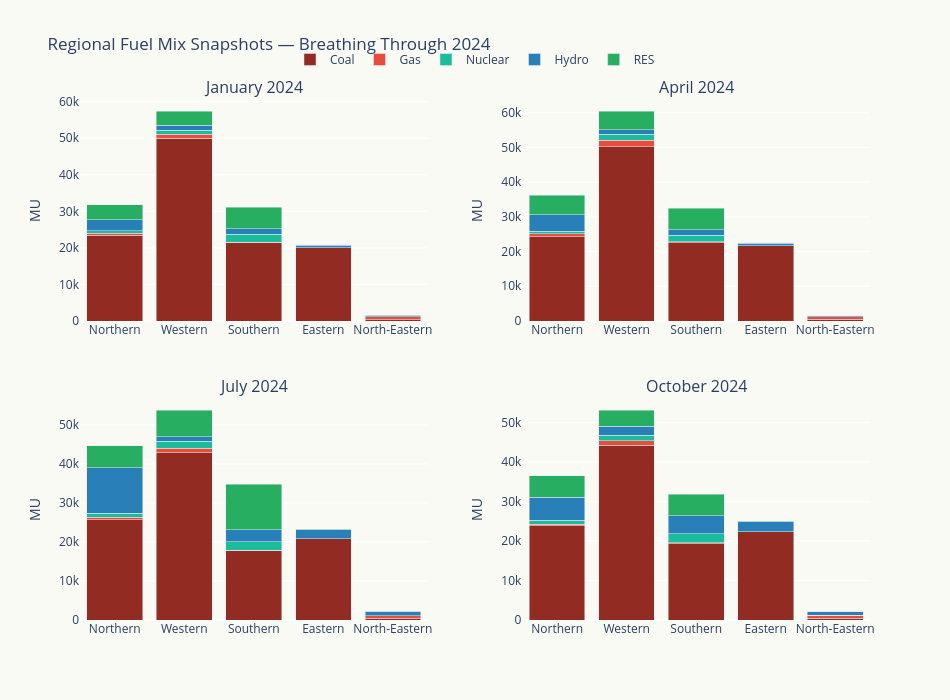

Here is the notebook cell this chart was saved with:
### Markdown cell above
## 6. Regional "Breathing" Animation Frames

Static snapshots for Jan, Apr, Jul, Oct showing how each region's fuel mix shifts through the year. This prototypes what the D3 breathing map will look like — each region "breathes" differently with the seasons.

### Code cell
# Breathing snapshots: Jan(1), Apr(4), Jul(7), Oct(10)
snapshot_months = {1: 'January', 4: 'April', 7: 'July', 10: 'October'}
fuel_order_display = ['Coal', 'Gas', 'Nuclear', 'Hydro', 'RES']

fig = make_subplots(rows=2, cols=2,
                    subplot_titles=[f'{name} 2024' for name in snapshot_months.values()],
                    vertical_spacing=0.15, horizontal_spacing=0.12)

positions = [(1,1), (1,2), (2,1), (2,2)]

for idx, (m, mname) in enumerate(snapshot_months.items()):
    row, col = positions[idx]
    mdf = df[df['month'] == m]

    for fuel in fuel_order_display:
        vals = [mdf[f'{r}: {fuel}'].sum() for r in REGIONS]
        fig.add_trace(go.Bar(
            name=fuel,
            x=[REGION_NAMES[r] for r in REGIONS],
            y=vals,
            marker_color=FUEL_COLORS[fuel],
            showlegend=(idx == 0),
            legendgroup=fuel,
        ), row=row, col=col)

fig.update_layout(
    barmode='stack',
    height=700, width=950,
    title='Regional Fuel Mix Snapshots — Breathing Through 2024',
    plot_bgcolor=BG, paper_bgcolor=BG,
    legend=dict(orientation='h', yanchor='bottom', y=1.05, xanchor='center', x=0.5),
)
for i in range(1, 3):
    for j in range(1, 3):
        fig.update_yaxes(title_text='MU', row=i, col=j)
fig.show()

### Figure 1 — Plotly figure (JSON) as saved in the notebook; plotly's stock layout.template omitted (floating-point values rounded to 4 significant figures)
{"data": [{"legendgroup": "Coal", "marker": {"color": "#922B21"}, "name": "Coal", "showlegend": true, "type": "bar", "x": ["Northern", "Western", "Southern", "Eastern", "North-Eastern"], "xaxis": "x", "y": [23420.0, 50010.0, 21360.0, 20020.0, 398.9], "yaxis": "y"}, {"legendgroup": "Gas", "marker": {"color": "#E74C3C"}, "name": "Gas", "showlegend": true, "type": "bar", "x": ["Northern", "Western", "Southern", "Eastern", "North-Eastern"], "xaxis": "x", "y": [576.7, 1021.0, 185.2, 0.0, 775.5], "yaxis": "y"}, {"legendgroup": "Nuclear", "marker": {"color": "#1ABC9C"}, "name": "Nuclear", "showlegend": true, "type": "bar", "x": ["Northern", "Western", "Southern", "Eastern", "North-Eastern"], "xaxis": "x", "y": [744.8, 1164.0, 2227.0, 0.0, 0.0], "yaxis": "y"}, {"legendgroup": "Hydro", "marker": {"color": "#2980B9"}, "name": "Hydro", "showlegend": true, "type": "bar", "x": ["Northern", "Western", "Southern", "Eastern", "North-Eastern"], "xaxis": "x", "y": [2944.0, 1315.0, 1498.0, 628.2, 311.2], "yaxis": "y"}, {"legendgroup": "RES", "marker": {"color": "#27AE60"}, "name": "RES", "showlegend": true, "type": "bar", "x": ["Northern", "Western", "Southern", "Eastern", "North-Eastern"], "xaxis": "x", "y": [4092.0, 3898.0, 5805.0, 179.1, 30.43], "yaxis": "y"}, {"legendgroup": "Coal", "marker": {"color": "#922B21"}, "name": "Coal", "showlegend": false, "type": "bar", "x": ["Northern", "Western", "Southern", "Eastern", "North-Eastern"], "xaxis": "x2", "y": [24280.0, 50130.0, 22600.0, 21730.0, 464.1], "yaxis": "y2"}, {"legendgroup": "Gas", "marker": {"color": "#E74C3C"}, "name": "Gas", "showlegend": false, "type": "bar", "x": ["Northern", "Western", "Southern", "Eastern", "North-Eastern"], "xaxis": "x2", "y": [837.6, 1959.0, 186.1, 0.0, 728.7], "yaxis": "y2"}, {"legendgroup": "Nuclear", "marker": {"color": "#1ABC9C"}, "name": "Nuclear", "showlegend": false, "type": "bar", "x": ["Northern", "Western", "Southern", "Eastern", "North-Eastern"], "xaxis": "x2", "y": [809.9, 1739.0, 1866.0, 0.0, 0.0], "yaxis": "y2"}, {"legendgroup": "Hydro", "marker": {"color": "#2980B9"}, "name": "Hydro", "showlegend": false, "type": "bar", "x": ["Northern", "Western", "Southern", "Eastern", "North-Eastern"], "xaxis": "x2", "y": [4697.0, 1231.0, 1609.0, 735.7, 348.5], "yaxis": "y2"}, {"legendgroup": "RES", "marker": {"color": "#27AE60"}, "name": "RES", "showlegend": false, "type": "bar", "x": ["Northern", "Western", "Southern", "Eastern", "North-Eastern"], "xaxis": "x2", "y": [5598.0, 5413.0, 6215.0, 131.6, 32.4], "yaxis": "y2"}, {"legendgroup": "Coal", "marker": {"color": "#922B21"}, "name": "Coal", "showlegend": false, "type": "bar", "x": ["Northern", "Western", "Southern", "Eastern", "North-Eastern"], "xaxis": "x3", "y": [25670.0, 42950.0, 17770.0, 20800.0, 443.8], "yaxis": "y3"}, {"legendgroup": "Gas", "marker": {"color": "#E74C3C"}, "name": "Gas", "showlegend": false, "type": "bar", "x": ["Northern", "Western", "Southern", "Eastern", "North-Eastern"], "xaxis": "x3", "y": [710.9, 1095.0, 155.0, 0.0, 685.1], "yaxis": "y3"}, {"legendgroup": "Nuclear", "marker": {"color": "#1ABC9C"}, "name": "Nuclear", "showlegend": false, "type": "bar", "x": ["Northern", "Western", "Southern", "Eastern", "North-Eastern"], "xaxis": "x3", "y": [933.8, 1733.0, 2116.0, 0.0, 0.0], "yaxis": "y3"}, {"legendgroup": "Hydro", "marker": {"color": "#2980B9"}, "name": "Hydro", "showlegend": false, "type": "bar", "x": ["Northern", "Western", "Southern", "Eastern", "North-Eastern"], "xaxis": "x3", "y": [11770.0, 1169.0, 3093.0, 2331.0, 1152.0], "yaxis": "y3"}, {"legendgroup": "RES", "marker": {"color": "#27AE60"}, "name": "RES", "showlegend": false, "type": "bar", "x": ["Northern", "Western", "Southern", "Eastern", "North-Eastern"], "xaxis": "x3", "y": [5593.0, 6894.0, 11670.0, 130.5, 28.47], "yaxis": "y3"}, {"legendgroup": "Coal", "marker": {"color": "#922B21"}, "name": "Coal", "showlegend": false, "type": "bar", "x": ["Northern", "Western", "Southern", "Eastern", "North-Eastern"], "xaxis": "x4", "y": [23810.0, 44310.0, 19370.0, 22300.0, 453.0], "yaxis": "y4"}, {"legendgroup": "Gas", "marker": {"color": "#E74C3C"}, "name": "Gas", "showlegend": false, "type": "bar", "x": ["Northern", "Western", "Southern", "Eastern", "North-Eastern"], "xaxis": "x4", "y": [426.8, 1034.0, 185.7, 0.0, 705.5], "yaxis": "y4"}, {"legendgroup": "Nuclear", "marker": {"color": "#1ABC9C"}, "name": "Nuclear", "showlegend": false, "type": "bar", "x": ["Northern", "Western", "Southern", "Eastern", "North-Eastern"], "xaxis": "x4", "y": [1028.0, 1513.0, 2240.0, 0.0, 0.0], "yaxis": "y4"}, {"legendgroup": "Hydro", "marker": {"color": "#2980B9"}, "name": "Hydro", "showlegend": false, "type": "bar", "x": ["Northern", "Western", "Southern", "Eastern", "North-Eastern"], "xaxis": "x4", "y": [5801.0, 2224.0, 4558.0, 2536.0, 951.7], "yaxis": "y4"}, {"legendgroup": "RES", "marker": {"color": "#27AE60"}, "name": "RES", "showlegend": false, "type": "bar", "x": ["Northern", "Western", "Southern", "Eastern", "North-Eastern"], "xaxis": "x4", "y": [5432.0, 4097.0, 5455.0, 170.8, 22.14], "yaxis": "y4"}], "layout": {"annotations": [{"font": {"size": 16}, "showarrow": false, "text": "January 2024", "x": 0.22, "xanchor": "center", "xref": "paper", "y": 1.0, "yanchor": "bottom", "yref": "paper"}, {"font": {"size": 16}, "showarrow": false, "text": "April 2024", "x": 0.78, "xanchor": "center", "xref": "paper", "y": 1.0, "yanchor": "bottom", "yref": "paper"}, {"font": {"size": 16}, "showarrow": false, "text": "July 2024", "x": 0.22, "xanchor": "center", "xref": "paper", "y": 0.425, "yanchor": "bottom", "yref": "paper"}, {"font": {"size": 16}, "showarrow": false, "text": "October 2024", "x": 0.78, "xanchor": "center", "xref": "paper", "y": 0.425, "yanchor": "bottom", "yref": "paper"}], "barmode": "stack", "height": 700, "legend": {"orientation": "h", "x": 0.5, "xanchor": "center", "y": 1.05, "yanchor": "bottom"}, "paper_bgcolor": "#FAFAF5", "plot_bgcolor": "#FAFAF5", "title": {"text": "Regional Fuel Mix Snapshots — Breathing Through 2024"}, "width": 950, "xaxis": {"anchor": "y", "domain": [0.0, 0.44]}, "xaxis2": {"anchor": "y2", "domain": [0.56, 1.0]}, "xaxis3": {"anchor": "y3", "domain": [0.0, 0.44]}, "xaxis4": {"anchor": "y4", "domain": [0.56, 1.0]}, "yaxis": {"anchor": "x", "domain": [0.575, 1.0], "title": {"text": "MU"}}, "yaxis2": {"anchor": "x2", "domain": [0.575, 1.0], "title": {"text": "MU"}}, "yaxis3": {"anchor": "x3", "domain": [0.0, 0.425], "title": {"text": "MU"}}, "yaxis4": {"anchor": "x4", "domain": [0.0, 0.425], "title": {"text": "MU"}}}}
